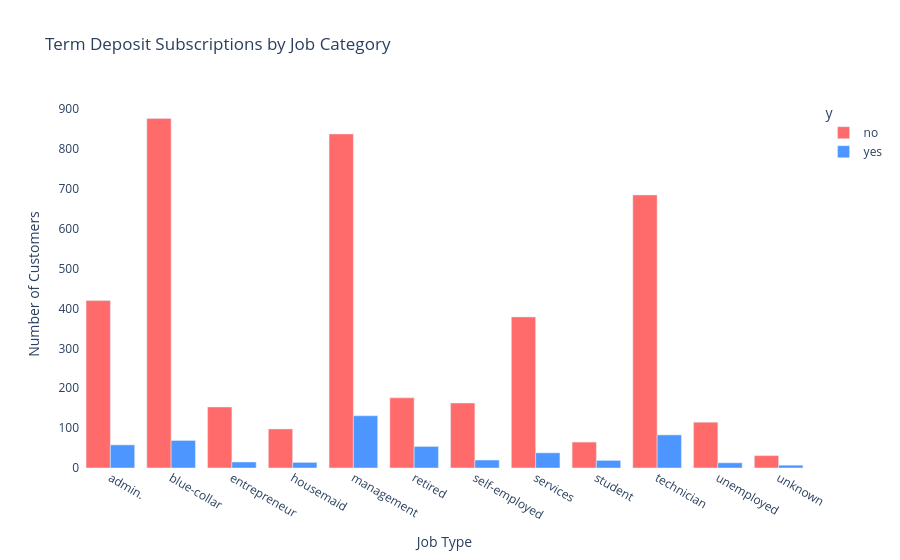

The cell this chart's notebook holds for it:
### Code cell
# Group data for visualization
df_chart1 = df.groupby(['job', 'y']).size().reset_index(name='count')

# Plot conversion across jobs
fig = px.bar(df_chart1, x='job', y='count',
             title='Term Deposit Subscriptions by Job Category',
             labels={'count': 'Number of Customers', 'job': 'Job Type'},
             barmode='group',color="y",
             color_discrete_sequence=["#FF6B6B", "#4D96FF", "#6BCB77"])
# Hide grid lines for both axes
fig.update_xaxes(showgrid=False)
fig.update_yaxes(showgrid=False)

# Hide the background by setting transparency
fig.update_layout(
    plot_bgcolor="rgba(0, 0, 0, 0)",
    paper_bgcolor="rgba(0, 0, 0, 0)"
)

fig.show()

### Figure 1 — Plotly figure (JSON) as saved in the notebook; plotly's stock layout.template omitted (floating-point values rounded to 4 significant figures)
{"data": [{"alignmentgroup": "True", "hovertemplate": "y=no<br>Job Type=%{x}<br>Number of Customers=%{y}<extra></extra>", "legendgroup": "no", "marker": {"color": "#FF6B6B", "pattern": {"shape": ""}}, "name": "no", "offsetgroup": "no", "orientation": "v", "showlegend": true, "textposition": "auto", "type": "bar", "x": ["admin.", "blue-collar", "entrepreneur", "housemaid", "management", "retired", "self-employed", "services", "student", "technician", "unemployed", "unknown"], "xaxis": "x", "y": [420, 877, 153, 98, 838, 176, 163, 379, 65, 685, 115, 31], "yaxis": "y"}, {"alignmentgroup": "True", "hovertemplate": "y=yes<br>Job Type=%{x}<br>Number of Customers=%{y}<extra></extra>", "legendgroup": "yes", "marker": {"color": "#4D96FF", "pattern": {"shape": ""}}, "name": "yes", "offsetgroup": "yes", "orientation": "v", "showlegend": true, "textposition": "auto", "type": "bar", "x": ["admin.", "blue-collar", "entrepreneur", "housemaid", "management", "retired", "self-employed", "services", "student", "technician", "unemployed", "unknown"], "xaxis": "x", "y": [58, 69, 15, 14, 131, 54, 20, 38, 19, 83, 13, 7], "yaxis": "y"}], "layout": {"barmode": "group", "legend": {"title": {"text": "y"}, "tracegroupgap": 0}, "paper_bgcolor": "rgba(0, 0, 0, 0)", "plot_bgcolor": "rgba(0, 0, 0, 0)", "title": {"text": "Term Deposit Subscriptions by Job Category"}, "xaxis": {"anchor": "y", "domain": [0, 1], "showgrid": false, "title": {"text": "Job Type"}}, "yaxis": {"anchor": "x", "domain": [0, 1], "showgrid": false, "title": {"text": "Number of Customers"}}}}
